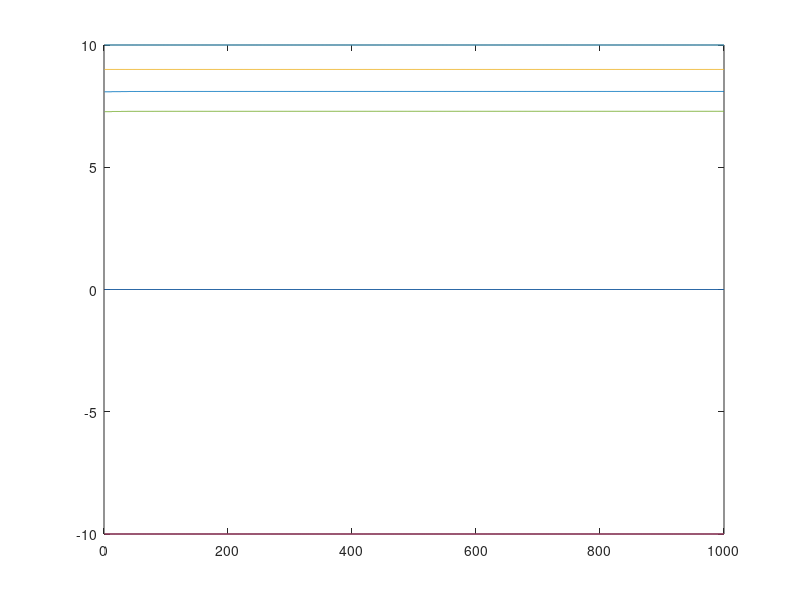

Write the MATLAB code that produced this figure.
clear
close all
% clc

rng(4)

n = [ 0 2 2 2 1 1 ] ;
gam = 0.9 ;
a = 0.5 ;

N = sum(n) ;

q = randn(N,1) ;

%p = ones(N,1)/N ;
p = rand(N,1) ; p = p/sum(p) ;

r = [ 0 -10 0 -10 0 10 0 0 ]' ;

T = [ [ 0 0 0 0 1 0 0 0 ] ; ...
      [ 1 0 0 0 0 0 0 0 ] ; ...
      [ 0 0 1 0 0 0 0 0 ] ; ...
      [ 0 1 0 1 0 0 1 0 ] ; ...
      [ 0 0 0 0 0 1 0 1 ] ] ;

L = 6 ;
K = 1e3 ;


Q = zeros(N,K) ;

n_old = zeros(N,1) ;

for k = 1:K    

    P = zeros(size(T')) ;
    for s = 1:size(P,2)
        [~,i] = max( q( sum(n(1:s))+1 : sum(n(1:s))+n(s+1) ) ) ;        
        P(sum(n(1:s))+i,s) = 1 ;
    end
    A = P*T ;
    
    % initialize
    m_old = zeros(N,1) ;
    g_old = zeros(N,1) ;
    
    % simulate
    for l = 0:L
        g_new = g_old + diag( A^l * p ) * (eye(N)-gam*A')^-1 * (eye(N)-gam^(L+1-l)*A'^(L+1-l)) * r ;  
        m_new = m_old + A^l*p ;
        n_new = n_old + A^l*p ;
        
        g_old = g_new ;
        m_old = m_new ;
        n_old = n_new ;
    end
    
    q = q + diag(n_old)^-1*( g_old - diag(m_old)*q) ;
    %q = q + (diag(m_old)^-1*g_old - q) ;
    %q = q + a^k*( g_old - q) ;
    
    Q(:,k) = q ;
end

plot(1:K, Q)

q

%%

Q = zeros(N,K) ;

for k = 1:K    

    P = zeros(size(T')) ;
    for s = 1:size(P,2)
        
        % find index of maximal value and break random ties
    %     M = -inf ;
    %     for a = 1:n(s+1)
    %         if q() > M
    %             
    %         end
    %     end
        [~,i] = max( q( sum(n(1:s))+1 : sum(n(1:s))+n(s+1) ) ) ;
        
        P(sum(n(1:s))+i,s) = 1 ;
    end
    
    % initialize
    z_old = zeros(N,1) ;
    z_old(randsample(N, 1, true, p)) = 1 ;
    %z_old = ones(N,1) ;
    e_old = zeros(N,1) ;
    g_old = zeros(N,1) ;
    m_old = zeros(N,1) ;
    
    % simulate
    for l = 1:L
        z_new = P*T*z_old ;
        e_new = gam*e_old + z_old ;
        g_new = g_old + e_new*z_old'*r ;  
        %m_new = min(m_old + z_old , 1) ;
        m_new = m_old + z_old ;
        
        z_old = z_new ;
        e_old = e_new ;
        g_old = g_new ;
        m_old = m_new ;
    end
    
    a = 0.99*a ;
    q = q + a*diag(m_old)*(g_old-q) ;
    
    Q(:,k) = q ;
end

plot(1:K, Q)


%%

p = randn(N,1) ;
r = randn(N,1) ;
A = randn(N,N) ;

diag( (A*p) .* (A'*r) )
diag(p) * A' * A' * diag(r)


